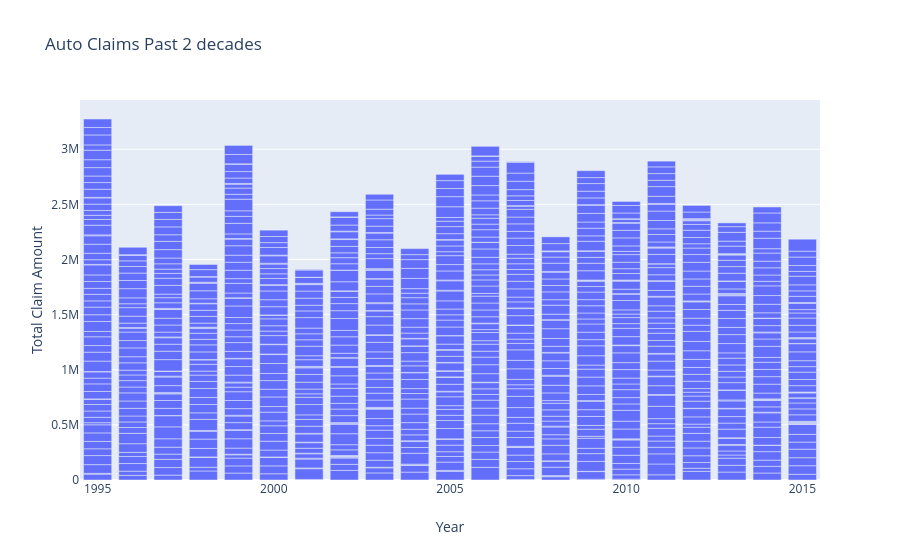

Write notebook code for a chart like this one.
### Markdown cell above
#### <font color='maroon'> auto_claim_amount for past 2 decades </font>

### Code cell
claim_data = [go.Bar(x=insurance_data['auto_year'], y=insurance_data['total_claim_amount'])]
  
layout = go.Layout(title='Auto Claims Past 2 decades', xaxis = dict(title='Year'), yaxis=dict(title='Total Claim Amount'))

fig = go.Figure(data=claim_data, layout = layout)

py.iplot(fig, filename='bar')

### Figure 1 — Plotly figure (JSON) as saved in the notebook; plotly's stock layout.template omitted (floating-point values rounded to 4 significant figures; data arrays with more than 128 entries replaced by an {"elided": "..."} marker saying what was removed)
{"data": [{"type": "bar", "x": {"elided": "1000 int values"}, "y": {"elided": "1000 int values"}}], "layout": {"title": {"text": "Auto Claims Past 2 decades"}, "xaxis": {"title": {"text": "Year"}}, "yaxis": {"title": {"text": "Total Claim Amount"}}}}
